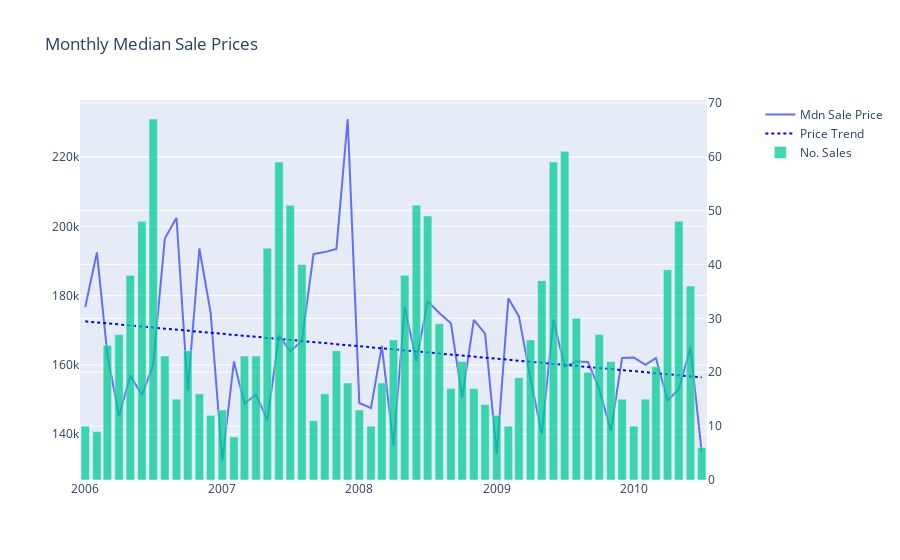

The notebook cell saved with this chart:
### Code cell
grouped_ts = raw_df.groupby('SaleDate')['SalePrice'].agg(['median', 'count'])
lin = LinearRegression()
x = np.arange((len(grouped_ts.index))).reshape(-1, 1)
lin.fit(x, grouped_ts['median'])
grouped_ts['trend'] = lin.predict(x)
print(f"Trend is from {grouped_ts['trend'][0]:.2f} to {grouped_ts['trend'][-1]:.2f}, a {grouped_ts['trend'][-1]/grouped_ts['trend'][0]-1:.2%} change.")

fig1 = make_subplots(specs=[[{"secondary_y": True}]])
fig1.add_trace(go.Scatter(x=grouped_ts.index, y=grouped_ts['median'], name='Mdn Sale Price'))
fig1.add_trace(go.Scatter(x=grouped_ts.index, y=grouped_ts['trend'], name='Price Trend', line={'color': 'blue', 'dash': 'dot'}))
fig1.add_trace(go.Bar(x=grouped_ts.index, y=grouped_ts['count'], name='No. Sales', opacity=0.75), secondary_y=True,)
fig1.update_layout(
    title='Monthly Median Sale Prices',
    xaxis_title='',
    yaxis_title=''
)
